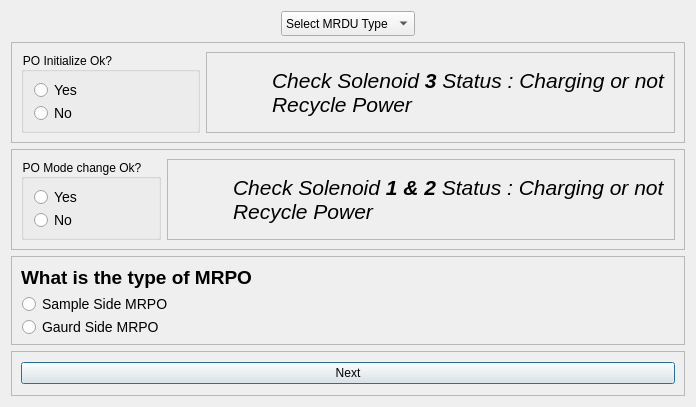
<?xml version="1.0" encoding="UTF-8"?>
<ui version="4.0">
 <class>Dialog</class>
 <widget class="QDialog" name="Dialog">
  <property name="geometry">
   <rect>
    <x>0</x>
    <y>0</y>
    <width>678</width>
    <height>407</height>
   </rect>
  </property>
  <property name="windowTitle">
   <string>Dialog</string>
  </property>
  <layout class="QVBoxLayout" name="verticalLayout_2">
   <item alignment="Qt::AlignmentFlag::AlignHCenter">
    <widget class="QComboBox" name="comboBox">
     <property name="minimumSize">
      <size>
       <width>125</width>
       <height>25</height>
      </size>
     </property>
     <property name="maximumSize">
      <size>
       <width>16777215</width>
       <height>25</height>
      </size>
     </property>
     <item>
      <property name="text">
       <string>Select MRDU Type</string>
      </property>
     </item>
     <item>
      <property name="text">
       <string>STD</string>
      </property>
     </item>
     <item>
      <property name="text">
       <string>HP</string>
      </property>
     </item>
     <item>
      <property name="text">
       <string>XP</string>
      </property>
     </item>
     <item>
      <property name="text">
       <string>XXP</string>
      </property>
     </item>
    </widget>
   </item>
   <item>
    <widget class="QFrame" name="frame_2">
     <property name="frameShape">
      <enum>QFrame::Shape::StyledPanel</enum>
     </property>
     <property name="frameShadow">
      <enum>QFrame::Shadow::Raised</enum>
     </property>
     <layout class="QHBoxLayout" name="horizontalLayout_2">
      <item>
       <widget class="QGroupBox" name="groupBox_1">
        <property name="minimumSize">
         <size>
          <width>110</width>
          <height>0</height>
         </size>
        </property>
        <property name="styleSheet">
         <string notr="true">QGroupBox::title {
    font-size: 16px;
}
</string>
        </property>
        <property name="title">
         <string>PO Initialize Ok?</string>
        </property>
        <property name="checkable">
         <bool>false</bool>
        </property>
        <property name="checked">
         <bool>false</bool>
        </property>
        <layout class="QVBoxLayout" name="verticalLayout_11">
         <item>
          <widget class="QRadioButton" name="radioButton_1">
           <property name="styleSheet">
            <string notr="true">QRadioButton{
    font-size: 14px; /* Larger text */
}
QRadioButton::indicator {
    width: 15px; /* Larger checkbox square */
    height: 15px; /* Larger checkbox square */
}</string>
           </property>
           <property name="text">
            <string>Yes</string>
           </property>
          </widget>
         </item>
         <item>
          <widget class="QRadioButton" name="radioButton_2">
           <property name="styleSheet">
            <string notr="true">QRadioButton{
    font-size: 14px; /* Larger text */
}
QRadioButton::indicator {
    width: 15px; /* Larger checkbox square */
    height: 15px; /* Larger checkbox square */
}</string>
           </property>
           <property name="text">
            <string>No</string>
           </property>
          </widget>
         </item>
        </layout>
       </widget>
      </item>
      <item>
       <widget class="QFrame" name="frame_12">
        <property name="frameShape">
         <enum>QFrame::Shape::StyledPanel</enum>
        </property>
        <property name="frameShadow">
         <enum>QFrame::Shadow::Raised</enum>
        </property>
        <layout class="QHBoxLayout" name="horizontalLayout_7">
         <property name="spacing">
          <number>15</number>
         </property>
         <property name="topMargin">
          <number>0</number>
         </property>
         <property name="bottomMargin">
          <number>0</number>
         </property>
         <item>
          <widget class="QLabel" name="label_12">
           <property name="minimumSize">
            <size>
             <width>41</width>
             <height>41</height>
            </size>
           </property>
           <property name="maximumSize">
            <size>
             <width>41</width>
             <height>41</height>
            </size>
           </property>
           <property name="text">
            <string/>
           </property>
           <property name="pixmap">
            <pixmap resource="../../Images.qrc">:/Icons/Icons/risk-icon.png</pixmap>
           </property>
           <property name="scaledContents">
            <bool>true</bool>
           </property>
          </widget>
         </item>
         <item>
          <widget class="QLabel" name="label_13">
           <property name="text">
            <string>&lt;html&gt;&lt;head/&gt;&lt;body&gt;&lt;p&gt;&lt;span style=&quot; font-size:16pt; font-style:italic;&quot;&gt;Check Solenoid &lt;/span&gt;&lt;span style=&quot; font-size:16pt; font-weight:700; font-style:italic;&quot;&gt;3 &lt;/span&gt;&lt;span style=&quot; font-size:16pt; font-style:italic;&quot;&gt;Status : Charging or not&lt;br/&gt;Recycle Power&lt;/span&gt;&lt;/p&gt;&lt;/body&gt;&lt;/html&gt;</string>
           </property>
          </widget>
         </item>
        </layout>
       </widget>
      </item>
     </layout>
    </widget>
   </item>
   <item>
    <widget class="QFrame" name="frame">
     <property name="frameShape">
      <enum>QFrame::Shape::StyledPanel</enum>
     </property>
     <property name="frameShadow">
      <enum>QFrame::Shadow::Raised</enum>
     </property>
     <layout class="QHBoxLayout" name="horizontalLayout">
      <item>
       <widget class="QGroupBox" name="groupBox_2">
        <property name="minimumSize">
         <size>
          <width>140</width>
          <height>0</height>
         </size>
        </property>
        <property name="styleSheet">
         <string notr="true">QGroupBox::title {
    font-size: 16px;
}
</string>
        </property>
        <property name="title">
         <string>PO Mode change Ok?</string>
        </property>
        <property name="checkable">
         <bool>false</bool>
        </property>
        <property name="checked">
         <bool>false</bool>
        </property>
        <layout class="QVBoxLayout" name="verticalLayout_12">
         <item>
          <widget class="QRadioButton" name="radioButton_5">
           <property name="styleSheet">
            <string notr="true">QRadioButton{
    font-size: 14px; /* Larger text */
}
QRadioButton::indicator {
    width: 15px; /* Larger checkbox square */
    height: 15px; /* Larger checkbox square */
}</string>
           </property>
           <property name="text">
            <string>Yes</string>
           </property>
          </widget>
         </item>
         <item>
          <widget class="QRadioButton" name="radioButton_6">
           <property name="styleSheet">
            <string notr="true">QRadioButton{
    font-size: 14px; /* Larger text */
}
QRadioButton::indicator {
    width: 15px; /* Larger checkbox square */
    height: 15px; /* Larger checkbox square */
}</string>
           </property>
           <property name="text">
            <string>No</string>
           </property>
          </widget>
         </item>
        </layout>
       </widget>
      </item>
      <item>
       <widget class="QFrame" name="frame_13">
        <property name="frameShape">
         <enum>QFrame::Shape::StyledPanel</enum>
        </property>
        <property name="frameShadow">
         <enum>QFrame::Shadow::Raised</enum>
        </property>
        <layout class="QHBoxLayout" name="horizontalLayout_8">
         <property name="spacing">
          <number>15</number>
         </property>
         <property name="topMargin">
          <number>0</number>
         </property>
         <property name="bottomMargin">
          <number>0</number>
         </property>
         <item>
          <widget class="QLabel" name="label_14">
           <property name="minimumSize">
            <size>
             <width>41</width>
             <height>41</height>
            </size>
           </property>
           <property name="maximumSize">
            <size>
             <width>41</width>
             <height>41</height>
            </size>
           </property>
           <property name="text">
            <string/>
           </property>
           <property name="pixmap">
            <pixmap resource="../../Images.qrc">:/Icons/Icons/risk-icon.png</pixmap>
           </property>
           <property name="scaledContents">
            <bool>true</bool>
           </property>
          </widget>
         </item>
         <item>
          <widget class="QLabel" name="label_15">
           <property name="text">
            <string>&lt;html&gt;&lt;head/&gt;&lt;body&gt;&lt;p&gt;&lt;span style=&quot; font-size:16pt; font-style:italic;&quot;&gt;Check Solenoid &lt;/span&gt;&lt;span style=&quot; font-size:16pt; font-weight:700; font-style:italic;&quot;&gt;1 &amp;amp; 2 &lt;/span&gt;&lt;span style=&quot; font-size:16pt; font-style:italic;&quot;&gt;Status : Charging or not&lt;br/&gt;Recycle Power&lt;/span&gt;&lt;/p&gt;&lt;/body&gt;&lt;/html&gt;</string>
           </property>
          </widget>
         </item>
        </layout>
       </widget>
      </item>
     </layout>
    </widget>
   </item>
   <item>
    <widget class="QFrame" name="frame_3">
     <property name="frameShape">
      <enum>QFrame::Shape::StyledPanel</enum>
     </property>
     <property name="frameShadow">
      <enum>QFrame::Shadow::Raised</enum>
     </property>
     <layout class="QVBoxLayout" name="verticalLayout">
      <item alignment="Qt::AlignmentFlag::AlignLeft">
       <widget class="QLabel" name="label">
        <property name="text">
         <string>&lt;html&gt;&lt;head/&gt;&lt;body&gt;&lt;p align=&quot;center&quot;&gt;&lt;span style=&quot; font-size:14pt; font-weight:700;&quot;&gt;What is the type of MRPO&lt;/span&gt;&lt;/p&gt;&lt;/body&gt;&lt;/html&gt;</string>
        </property>
       </widget>
      </item>
      <item>
       <widget class="QRadioButton" name="radioButton_3">
        <property name="styleSheet">
         <string notr="true">QRadioButton{
    font-size: 14px; /* Larger text */
}
QRadioButton::indicator {
    width: 15px; /* Larger checkbox square */
    height: 15px; /* Larger checkbox square */
}</string>
        </property>
        <property name="text">
         <string>Sample Side MRPO</string>
        </property>
       </widget>
      </item>
      <item>
       <widget class="QRadioButton" name="radioButton_4">
        <property name="styleSheet">
         <string notr="true">QRadioButton{
    font-size: 14px; /* Larger text */
}
QRadioButton::indicator {
    width: 15px; /* Larger checkbox square */
    height: 15px; /* Larger checkbox square */
}</string>
        </property>
        <property name="text">
         <string>Gaurd Side MRPO</string>
        </property>
       </widget>
      </item>
     </layout>
    </widget>
   </item>
   <item>
    <widget class="QFrame" name="frame_28">
     <property name="frameShape">
      <enum>QFrame::Shape::StyledPanel</enum>
     </property>
     <property name="frameShadow">
      <enum>QFrame::Shadow::Raised</enum>
     </property>
     <layout class="QVBoxLayout" name="verticalLayout_4">
      <item>
       <widget class="QPushButton" name="pushButton">
        <property name="text">
         <string>Next</string>
        </property>
       </widget>
      </item>
     </layout>
    </widget>
   </item>
  </layout>
 </widget>
 <resources>
  <include location="../../Images.qrc"/>
  <include location="Images.qrc"/>
 </resources>
 <connections/>
</ui>
